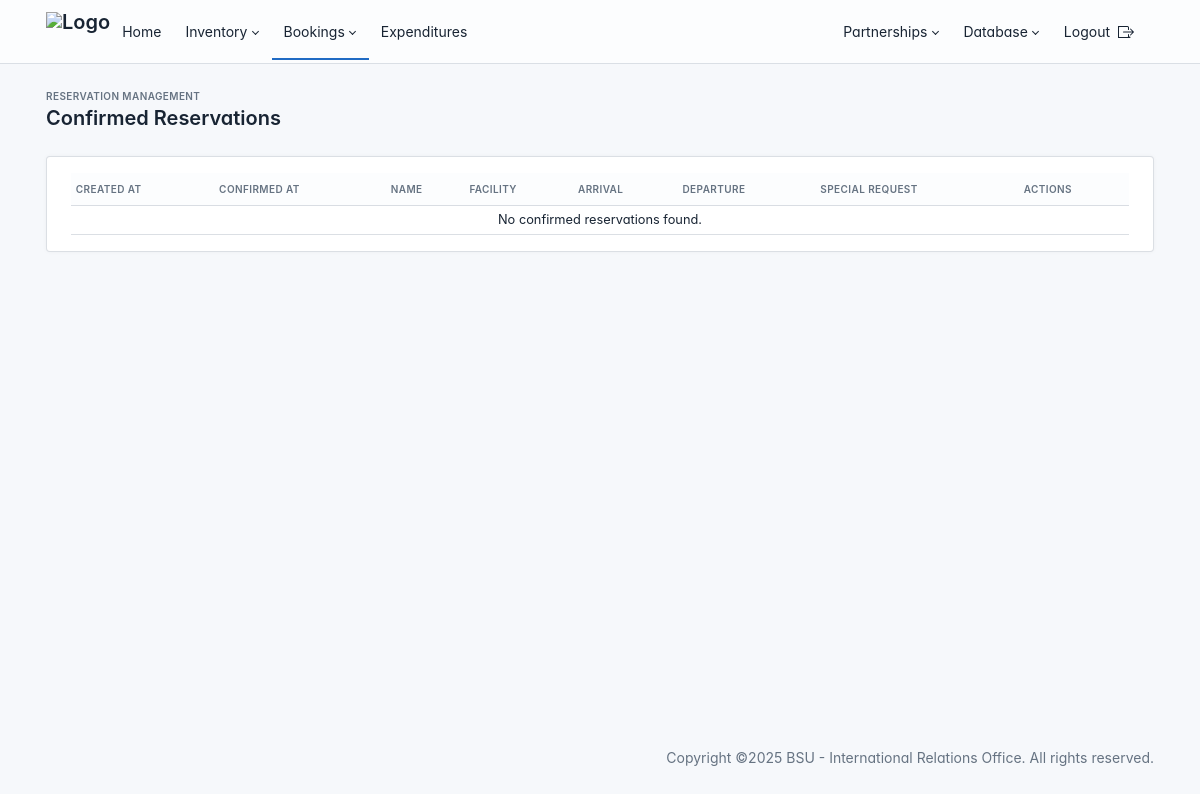
Before: /administrator/confirmed-reservations/ (signed in) with the older database file.
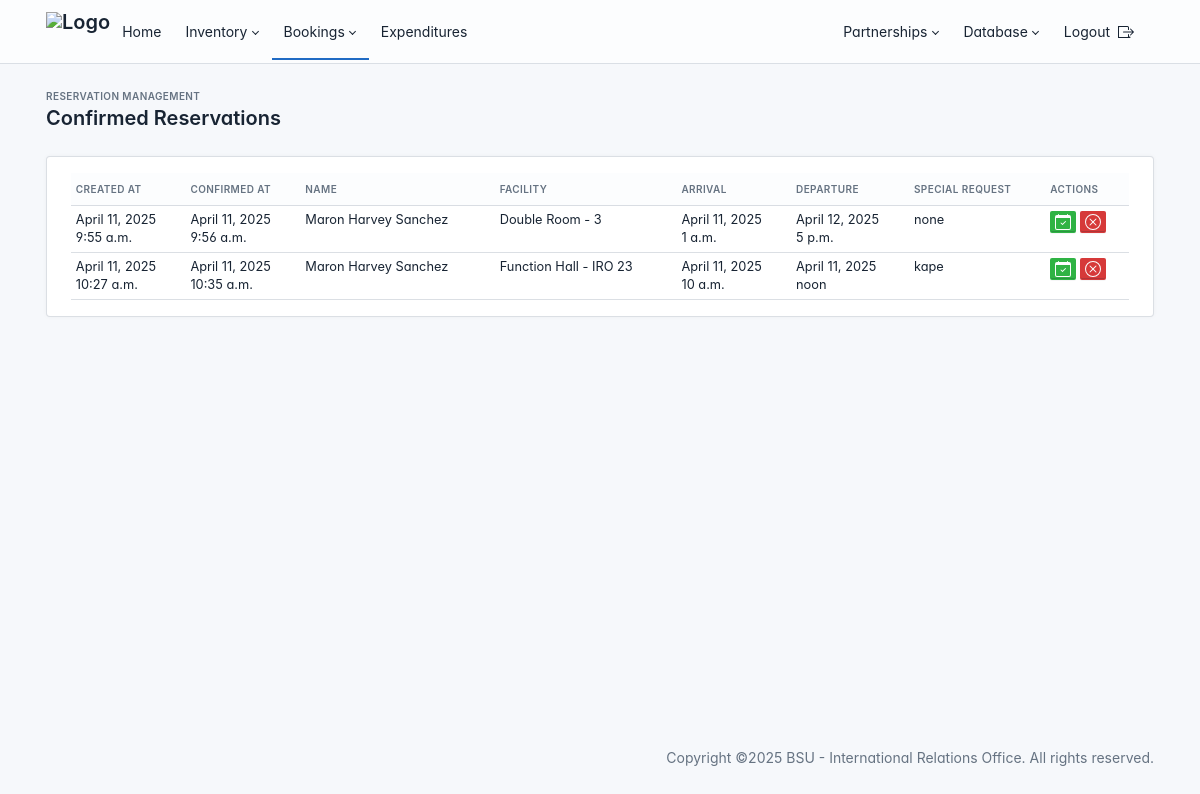
After: the same page with the newer database file.
### room_reservation/models.py (models this page shows, shortened)
class Reservation(models.Model):
    first_name = models.CharField(max_length=255)  # Guest's first name
    last_name = models.CharField(max_length=255)  # Guest's last name
    college_office_institution = models.CharField(max_length=255, blank=True, null=True)  # Institution/Organization
    email = models.EmailField()  # Guest's email
    phone_number = models.CharField(max_length=20)  # Contact number
    room = models.ForeignKey("Room", on_delete=models.CASCADE, related_name="reservations")
    arrival_date = models.DateField()
    arrival_time = models.TimeField()
    departure_date = models.DateField()
    departure_time = models.TimeField()
    details = models.TextField(blank=True, null=True)  # Additional booking details
    special_request = models.TextField(blank=True, null=True)  # Special requests (e.g., early check-in)
    reason_for_cancelling = models.TextField(blank=True, null=True)  # Reason for cancellation
    cancelled_by = models.CharField(max_length=50, blank=True, null=True)  # Who cancelled (admin/user)
    status = models.CharField(
        max_length=20,
        choices=[
            ("Pending", "Pending"),
            ("Confirmed", "Confirmed"),
            ("Cancelled", "Cancelled"),
            ("Completed", "Completed"),
        ],
        default="Pending",
    )
    cancelled_at = models.DateTimeField(blank=True, null=True)
    completed_at = models.DateTimeField(blank=True, null=True)
    confirmed_at = models.DateTimeField(blank=True, null=True)
    created_at = models.DateTimeField(auto_now_add=True)  # Timestamp for when the reservation was made
    updated_at = models.DateTimeField(auto_now=True)  # Timestamp for last update

class Room(models.Model):
    room_number = models.CharField(max_length=10, unique=True)
    room_type = models.CharField(max_length=50, choices=[("Single", "Single"), ("Double", "Double"), ("Suite", "Suite"), ("Hall", "Hall")])
    is_available = models.BooleanField(default=True)
    capacity = models.PositiveIntegerField()  # Number of people it can accommodate
    description = models.TextField(blank=True, null=True)
    image = models.ImageField(upload_to="rooms/", null=True, blank=True)
    def __str__(self):
        return f"{self.room_type} - {self.room_number}"

### administrator/views.py (the view)
# urls.py: path('confirmed-reservations/', views.confirmed_reservations, name='confirmed_reservations'),
def confirmed_reservations(request):
    confirmed_reservations_list = Reservation.objects.filter(status='Confirmed').order_by('arrival_date')
    for reservation in confirmed_reservations_list:
        reservation.created_at = timezone.localtime(reservation.created_at)
        reservation.confirmed_at = timezone.localtime(reservation.confirmed_at)
    paginator = Paginator(confirmed_reservations_list, 10)  # Show 10 reservations per page
    page_number = request.GET.get('page')
    confirmed_reservations = paginator.get_page(page_number)
    context = {
        'confirmed_reservations': confirmed_reservations,
    }
    return render(request, 'administrator/reservation/confirmed_reservations.html', context)

### templates/administrator/reservation/confirmed_reservations.html (shortened to what this page needs)
{% extends "administrator/base.html" %}
{% block content %}
<div class="page-wrapper">
    <div class="page-header d-print-none">
        <div class="container-xl">
            <div class="row g-2 align-items-center">
                <div class="col">
                    <div class="page-pretitle">
                        Reservation Management
                    </div>
                    <h2 class="page-title">
                        Confirmed Reservations
                    </h2>
                </div>
            </div>
        </div>
    </div>
    <div class="page-body container">
        <div class="card">
            <div class="card-body">
                <div class="table-responsive">
                    <table class="table table-sm table-hover">
                        <thead class="thead-dark">
                            <tr>
                                <th>Created At</th>
                                <th>Confirmed At</th>
                                <th>Name</th>
                                <th>Facility</th>
                                <th>Arrival</th>
                                <th>Departure</th>
                                <th>Special Request</th>
                                <th>Actions</th>
                            </tr>
                        </thead>
                        <tbody>
                            {% for reservation in confirmed_reservations %}
                                <tr>
                                    <td>
                                        {{ reservation.created_at.date }}<br>
                                        {{ reservation.created_at.time }}
                                    </td>
                                    <td>
                                        {{ reservation.confirmed_at.date }}<br>
                                        {{ reservation.confirmed_at.time }}
                                    </td>
                                    <td>{{ reservation.first_name }} {{ reservation.last_name }}</td>
                                    <td>{{ reservation.room }}</td>
                                    <td>
                                        {{ reservation.arrival_date }}<br>
                                        {{ reservation.arrival_time }}
                                    </td>
                                    <td>
                                        {{ reservation.departure_date }}<br>
                                        {{ reservation.departure_time }}
                                    </td>
                                    <td>{{ reservation.special_request|default:"None" }}</td>
                                    <td>
                                        <div class="d-flex gap-1">
                                             <button class="btn btn-sm btn-success complete-btn"
                                             data-bs-toggle="modal"
                                             data-bs-target="#confirmCompleteModal"
                                             data-reservation-id="{{ reservation.id }}"
                                             data-reservation-user="{{ reservation.first_name }} {{ reservation.last_name }}">
                                             </button>
                                            <button class="btn btn-sm btn-danger cancel-btn"
                                            data-bs-toggle="modal"
                                            data-bs-target="#cancelReservationModal"
                                            data-reservation-id="{{ reservation.id }}"
                                            data-reservation-user="{{ reservation.first_name }} {{ reservation.last_name }}"
                                         >
                                            </button>
                                        </div>
                                    </td>
                                </tr>
                            {% empty %}
                                <tr>
                                    <td colspan="10" class="text-center">No confirmed reservations found.</td>
                                </tr>
                            {% endfor %}
                        </tbody>
                    </table>
                </div>
            </div>
        </div>
    </div>
</div>
{% endblock content %}

### templates/administrator/base.html (shortened to what this page needs)
{% load static %}
<!doctype html>
<html lang="en">
  <head>
    <link href="{% static 'administrator/ui/dist/css/tabler.min.css' %}" rel="stylesheet"/>
    <link href="{% static 'administrator/ui/dist/css/tabler-flags.min.css' %}" rel="stylesheet"/>
    <link href="{% static 'administrator/ui/dist/css/tabler-payments.min.css' %}" rel="stylesheet"/>
    <link href="{% static 'administrator/ui/dist/css/tabler-vendors.min.css' %}" rel="stylesheet"/>
    <link href="{% static 'administrator/ui/dist/css/demo.min.css' %}" rel="stylesheet"/>
  </head>
  <body>
    <div class="page">
      <header class="navbar navbar-expand-md navbar-light bg-light">
        <div class="container-xl">
            <a class="navbar-brand" href="{% url 'administrator_dashboard' %}">
                <img src="{% static 'iro_logo.png' %}" alt="Logo" height="40">
            </a>
            <div class="collapse navbar-collapse" id="navbar-menu">
                <ul class="navbar-nav me-auto mb-md-0">
                    <li class="nav-item {% if request.resolver_match.url_name == 'administrator_dashboard' %}active{% endif %}" href="{% url 'administrator_dashboard' %}">
                        <a class="nav-link {% if request.resolver_match.url_name == 'administrator_dashboard' %}active{% endif %}" href="{% url 'administrator_dashboard' %}">Home</a>
                    </li>
                    <li class="nav-item dropdown {% if 'item_list' in request.resolver_match.url_name or 'item_type_list' in request.resolver_match.url_name or 'archived_items' in request.resolver_match.url_name %}active{% endif %}">
                        <a class="nav-link dropdown-toggle " href="#" id="inventoryDropdown" role="button" data-bs-toggle="dropdown" aria-expanded="false">
                            Inventory
                        </a>
                    </li>
                    <li class="nav-item dropdown {% if 'list_of_rooms' in request.resolver_match.url_name or 'pending_reservations' in request.resolver_match.url_name or 'confirmed_reservations' in request.resolver_match.url_name or 'cancelled_reservations' in request.resolver_match.url_name %}active{% endif %}">
                        <a class="nav-link dropdown-toggle {% if 'list_of_rooms' in request.resolver_match.url_name or 'pending_reservations' in request.resolver_match.url_name or 'confirmed_reservations' in request.resolver_match.url_name or 'cancelled_reservations' in request.resolver_match.url_name %}active{% endif %}" href="#" id="databaseDropdown" role="button" data-bs-toggle="dropdown" aria-expanded="false">
                            Bookings
                        </a>
                    </li>
                    <li class="nav-item  {% if request.resolver_match.url_name == 'year_list' %}active{% endif %}">
                        <a href="{% url 'year_list' %}" class="nav-link {% if request.resolver_match.url_name == 'year_list' %}active{% endif %}">Expenditures</a>
                    </li>
                </ul>
                <ul class="navbar-nav ms-auto">
                    <li class="nav-item dropdown ">
                        <a class="nav-link dropdown-toggle " href="#" id="partnershipsDropdown" role="button" data-bs-toggle="dropdown" aria-expanded="false">
                            Partnerships
                        </a>
                    </li>
                    <li class="nav-item dropdown {% if 'restore_database' in request.resolver_match.url_name or 'download_db_backup' in request.resolver_match.url_name %}active{% endif %}">
                        <a class="nav-link dropdown-toggle " href="#" id="databaseDropdown" role="button" data-bs-toggle="dropdown" aria-expanded="false">
                            Database
                        </a>
                    </li>
                    <li class="nav-item">
                        <a href="" onclick="event.preventDefault(); document.getElementById('logout-form').submit();" class="nav-link">
                            Logout
                        </a>
                    </li>
                </ul>
            </div>
        </div>
    </header>
    {% block content %}
    {% endblock content %}
    <footer class="footer footer-transparent d-print-none">
      <div class="container-xl">
        <div class="row text-center align-items-center flex-row-reverse">
          <div class="col-12 col-lg-auto mt-3 mt-lg-0">
            <ul class="list-inline list-inline-dots mb-0">
              <li class="list-inline-item">
                Copyright &copy;2025
                <a href="." class="link-secondary">BSU - International Relations Office</a>.
                All rights reserved.
              </li>
            </ul>
          </div>
        </div>
      </div>
    </footer>
  </div>
  </body>
</html>

### templates/administrator/base.html (style rules this page uses)
:root { --tblr-font-sans-serif: 'Inter Var', -apple-system, BlinkMacSystemFont, San Francisco, Segoe UI, Roboto, Helvetica Neue, sans-serif; }
body { font-feature-settings: "cv03", "cv04", "cv11"; }

### templates/administrator/reservation/confirmed_reservations.html (style rules this page uses)
.table td, .table th { font-size: .80rem; }
.table td, .table th { padding: 0.3rem; }

Changed rows visible on the page:
added Reservation: created_at "April 11, 2025", created_at.time "9:55 a.m.", confirmed_at "April 11, 2025", confirmed_at.time "9:56 a.m.", first_name "Maron Harvey", last_name "Sanchez", room "Double Room - 3", arrival_date "April 11, 2025", arrival_time "1 a.m.", departure_date "April 12, 2025", departure_time "5 p.m.", special_request "none"
added Reservation: created_at "April 11, 2025", created_at.time "10:27 a.m.", confirmed_at "April 11, 2025", confirmed_at.time "10:35 a.m.", first_name "Maron Harvey", last_name "Sanchez", room "Function Hall - IRO 23", arrival_date "April 11, 2025", arrival_time "10 a.m.", departure_date "April 11, 2025", departure_time "noon", special_request "kape"
Other visible differences:
text no longer shown: "No confirmed reservations found."
